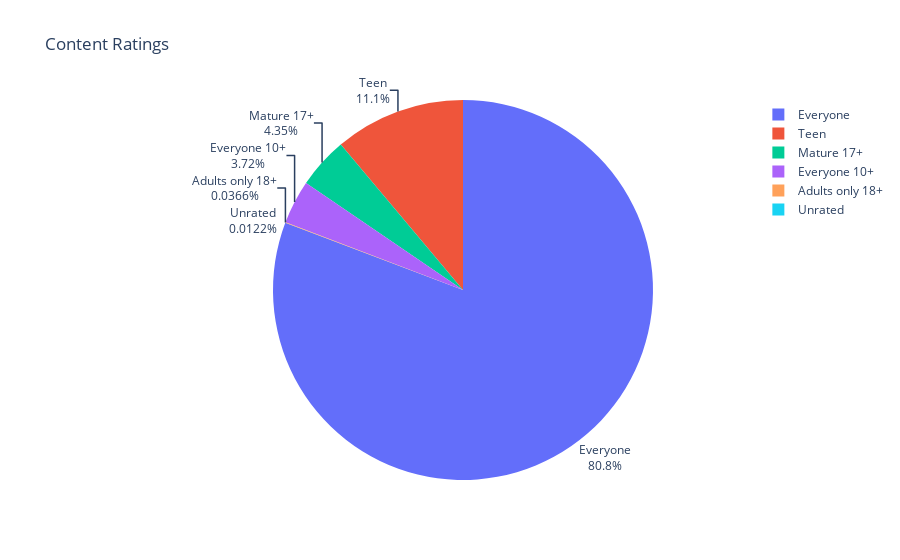

Notebook source saved alongside this figure:
### Code cell
# to configure other aspect than the parameters of .pie(), we can use .update_traces()

pie_chart = px.pie(title='Content Ratings', labels = ratings.index, values=ratings.values, names=ratings.index)

pie_chart.update_traces(textposition='outside', textinfo='percent+label')

pie_chart.show()

### Figure 1 — Plotly figure (JSON) as saved in the notebook; plotly's stock layout.template omitted (floating-point values rounded to 4 significant figures)
{"data": [{"domain": {"x": [0, 1], "y": [0, 1]}, "hovertemplate": "label=%{label}<br>value=%{value}<extra></extra>", "labels": ["Everyone", "Teen", "Mature 17+", "Everyone 10+", "Adults only 18+", "Unrated"], "legendgroup": "", "name": "", "showlegend": true, "textinfo": "percent+label", "textposition": "outside", "type": "pie", "values": [6621, 912, 357, 305, 3, 1]}], "layout": {"legend": {"tracegroupgap": 0}, "title": {"text": "Content Ratings"}}}
